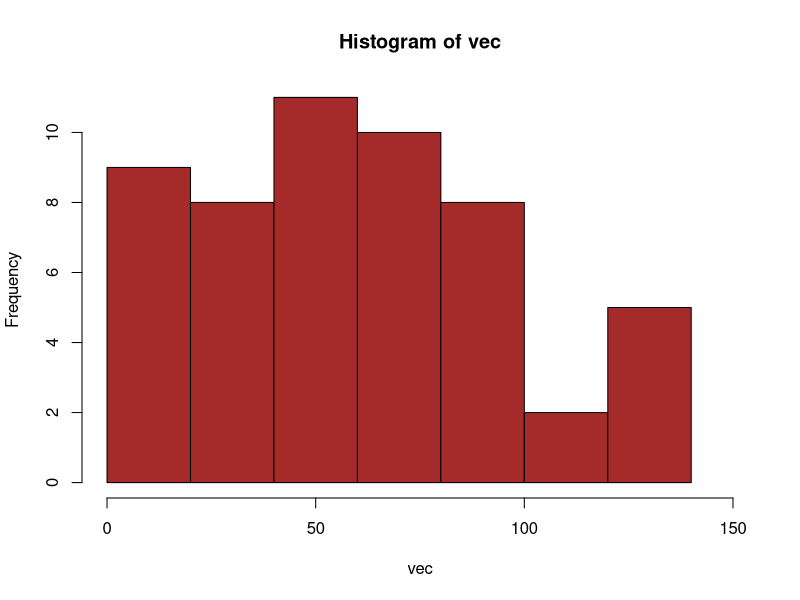

The R script that drew this image:
vec = c(1,3,4,7,8,11,14,17,18,21,24,29,31,33,35,38,40,42,44,45,48,50,51,53,55,57,58,60,62,66,68,69,71,73,75,77,79,80,81,88,89,92,93,95,96,97,101,109,122,134,136,137,139)
length(vec)
sort(vec)
vec
max_x1 = max(vec)
max_x1
min_x1 = min(vec)
min_x1
#range(x1)
range_x1 = max_x1 - min_x1
range_x1

# range/ number of classes
desired_classes <- 6
class_width = range_x1/desired_classes
class_width
#seq(min, max,differ)

sequence_x1 = seq(min_x1,max_x1,class_width)
sequence_x1
fd_x1 = cut(vec,sequence_x1,right=TRUE)
fd_x1_1 = table(fd_x1)
fd_x1_1

hist( vec ,col="brown",xlim = c(0,150)) -> h # do a histogram of y and assign its info to 